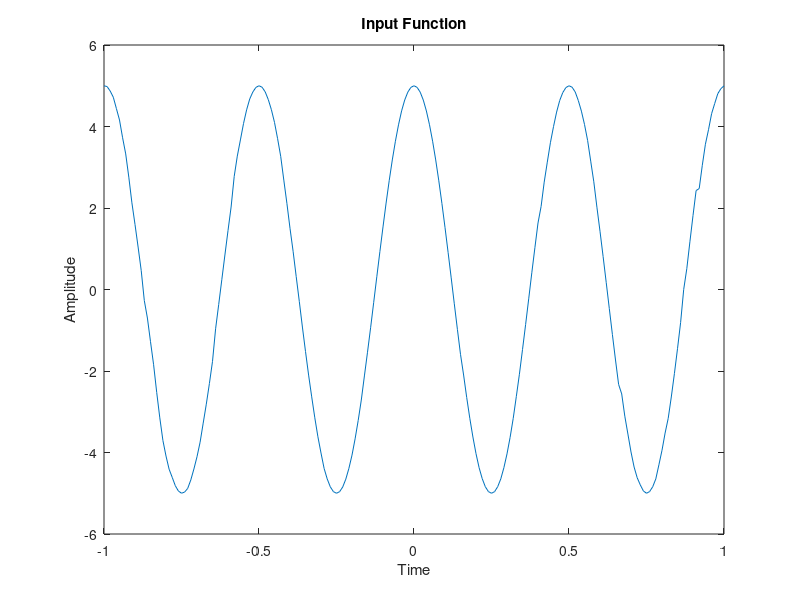
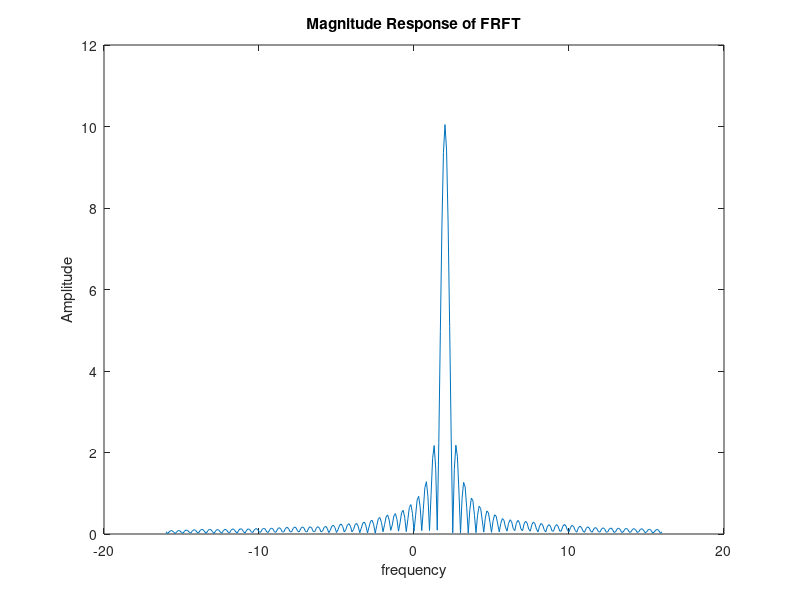
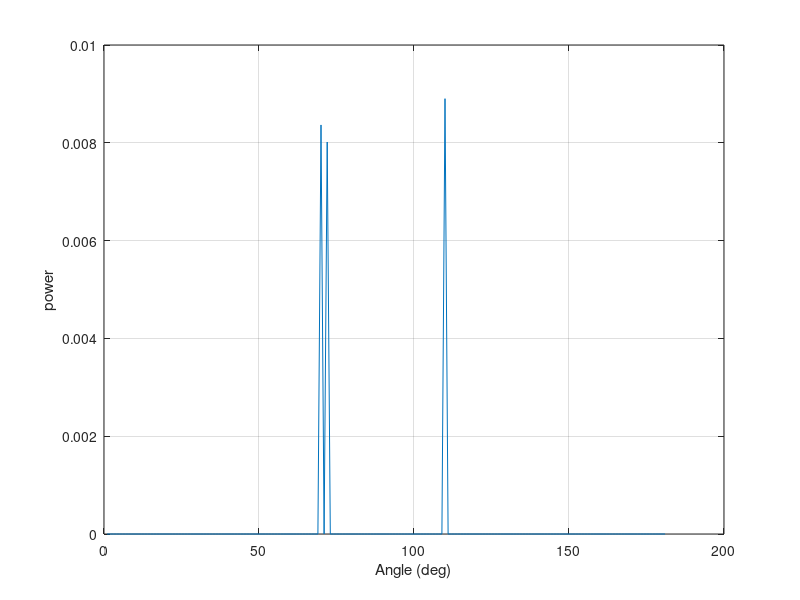

The MATLAB source for these figures, in order: (Note: this script raises an error after producing the figures.)
tic
clc; 
clear; 
close all;
warning off;
T=1;
t=-T:0.01:T;
a1=5;%amplitude of a signal
fc=2;%centre frequency
mu=8*10^13;%chirp rate
X=a1*exp((1i*2*pi*fc*t)+(1i*pi*mu*(t).^2));%LFM signal emitted by tx
U=16;%range of frequency
%FrFT starts%%%%%
a=1;%transform order of FrFT
p1=0;q=0; 
 for t=-T:0.01:T
  p1=p1+1;
    for u=-U:0.1:U
        q=q+1;
        x1(p1,q)=(sqrt(1-1i*cot(a*pi/2)))*exp(1i*pi*((u^2)*cot(a*pi/2)+(t^2)*cot(a*pi/2)-2*u*t*(1/sin(a*pi/2))));%rotation angle with alpha=p*pi/2;
    end
    q=0;
 end 
u=-U:0.1:U;
x2=0.01*(X*x1);
t=-T:0.01:T;
figure;plot(t,X);xlabel('Time');ylabel('Amplitude');title('Input Function');
figure;plot(u,abs(x2));xlabel('frequency');ylabel('Amplitude');title('Magnitude Response of FRFT');
p = 301; % Number of time snapshots
fs = 600*10^6; % Sampling frequency
fc = 12*10^6; % Center frequency of narrowband sources
M = 180; % Number of array elements, i.e., sensors or antennas
N = 3; % Number of sources
sVar = 1; % Variance of the amplitude of the sources
mu=8*10^13;
T=1;
t=-T:0.01:T;
u=16;
%eqn 8 in the paper:
s1=sqrt(p)/fs;
alphad=atan(mu*s1.^2);
Y1=(1i*2*pi*fc*cos(alphad)*u);
C=1*cos(alphad)*sqrt(1+1i*tan(alphad))*exp(-1i*pi*fc*fc*sin(alphad)*cos(alphad));
s=C*exp(Y1);
doa = [70,72,110]; %DOAs
cSpeed = 3*10^8 ; % Speed of light
dist = 7; % Sensors (i.e., antennas) spacing in meters
% Constructing the Steering matrix
A = zeros(M, N);
for k = 1:N
    A(:, k) = exp(-1i*2*pi*fc*dist*cosd(doa(k))*(1/cSpeed)*[0:M-1]');   
end
noiseCoeff = 1; % Variance of added noise
x = A*s + sqrt(noiseCoeff)*randn(M, 1); % Sensor signals
% Estimating the covariance matrix of the sensor array %%%%%%%%%%%
R = (x*x')/p; % Empirical covariance of the antenna data
%  Finding the noise subspace and estimating the DOAs %%%%%%%%%%%%%
[V, D] = eig(R);
noiseSub = V(:, 1:M-N); % Noise subspace of R
theta = 0:1:180; %Peak search
a = zeros(M, length(theta));
res = zeros(length(theta), 1);
for i = 1:length(theta)
    a(:, i) = exp(-1i*2*pi*fc*dist*cosd(i)*(1/cSpeed)*[0:M-1]');
    res(i, 1) = 1/(norm(a(:, i)'*noiseSub).^2);
end
[resSorted, orgInd] = sort(res, 'descend');
DOAs = orgInd(1:N, 1);
DOAs1 = [];
DOAs2 = [];
DOAs3 = [];
p = 301; % Number of time snapshots
fs = 600*10^6; % Sampling frequency
fc = 12*10^6; 
M = 180; % Number of array elements, i.e., sensors or antennas
N = 3; % Number of sources
sVar = 1; % Variance of the amplitude of the sources
doa = [70,72,110]; %DOAs
cSpeed = 3*10^8 ; % Speed of light
mu=8*10^13;
dist = 7;
sVar = 1;
u=16;
s1=sqrt(p)/fs;
alphad=atan(mu*s1.^2);
Y1=(1i*2*pi*fc*cos(alphad)*u);
C=1*cos(alphad)*sqrt(1+1i*tan(alphad))*exp(-1i*pi*fc*fc*sin(alphad)*cos(alphad)*repmat([1:p]/fs, N, 1));
s=C*exp(Y1);
A = zeros(M, N);
for k = 1:N
    A(:, k) = exp(-1i*2*pi*fc*dist*cosd(doa(k))*(1/cSpeed)*[0:M-1]'); 
end    
noiseV = [0.2,0.1,100];
for i = 1:size(noiseV, 1)
    noiseCoeff = noiseV(i); % Variance of added noise
    
    x = A*s + sqrt(noiseCoeff)*randn(M, 1); % Sensor signals
    R = (x*x')/p; % Empirical covariance of the antenna data
    [V, D] = eig(R);
    noiseSub = V(:,1:M-N); % Noise subspace of R
    theta = 0:1:180; %Peak search
    a = zeros(M, length(theta));
    res = zeros(length(theta), 1);
    for j = 1:length(theta)
        a(:, j) = exp(-1i*2*pi*fc*dist*cosd(j)*(1/cSpeed)*[0:M-1]');
        res(j, 1) = 1/(norm(a(:, j)'*noiseSub).^2);
        for i=1:181
            if res(i,1)<0.006
                res(i,1)=0;
            else
                res(i,1)=res(i,1);
            end
        end
    end
    [resSorted, orgInd] = sort(res, 'descend');
    DOAs1 = [DOAs1,DOAs2,DOAs3 orgInd(1:N, 1)]; 
    figure
    plot(res);
    xlabel('Angle (deg)');
    ylabel('power');
    grid;

end
wavelength = 1; % normalized wavelength
d_0 = wavelength / 2;
designs = {...
    design_array_1d('nested', [2 12], d_0, 'Nested (2, 12)') ...
    design_array_1d('nested', [3  9], d_0, 'Nested (3, 9)') ...
};
n_designs = length(designs);

power_source = 3;
n_snaphots = 301;

n_grid = 180;
SNRs = linspace(0, 30, n_grid);

doas1 = linspace(-6, 6, 8);

MSEs_SNR_ana1 = zeros(n_designs, n_grid);
for dd = 1:n_designs
    design = designs{dd};
    A = steering_matrix(design, wavelength, doas1);
    for ii = 1:n_grid
        power_noise = power_source*10^(-SNRs(ii)/10);
        MSEs_SNR_ana1(dd, ii) = mean(ecov_coarray_mspice_1d(design, wavelength, ...
                doas1, power_source, power_noise, n_snaphots, 'DiagonalsOnly'));
    end
end
figure;
semilogy(SNRs, rad2deg(sqrt(MSEs_SNR_ana1)));
xlabel('SNR (dB)'); ylabel('RMSE (deg)'); grid on;

